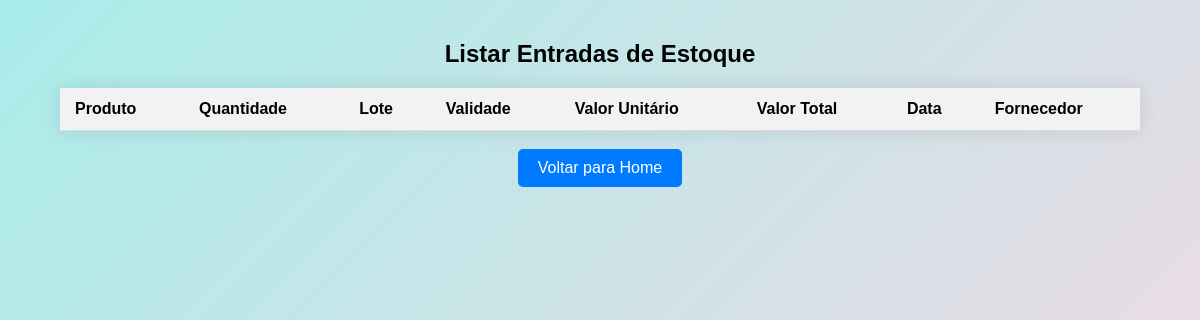
/listar_entradas/, run on an earlier commit of the app's database.
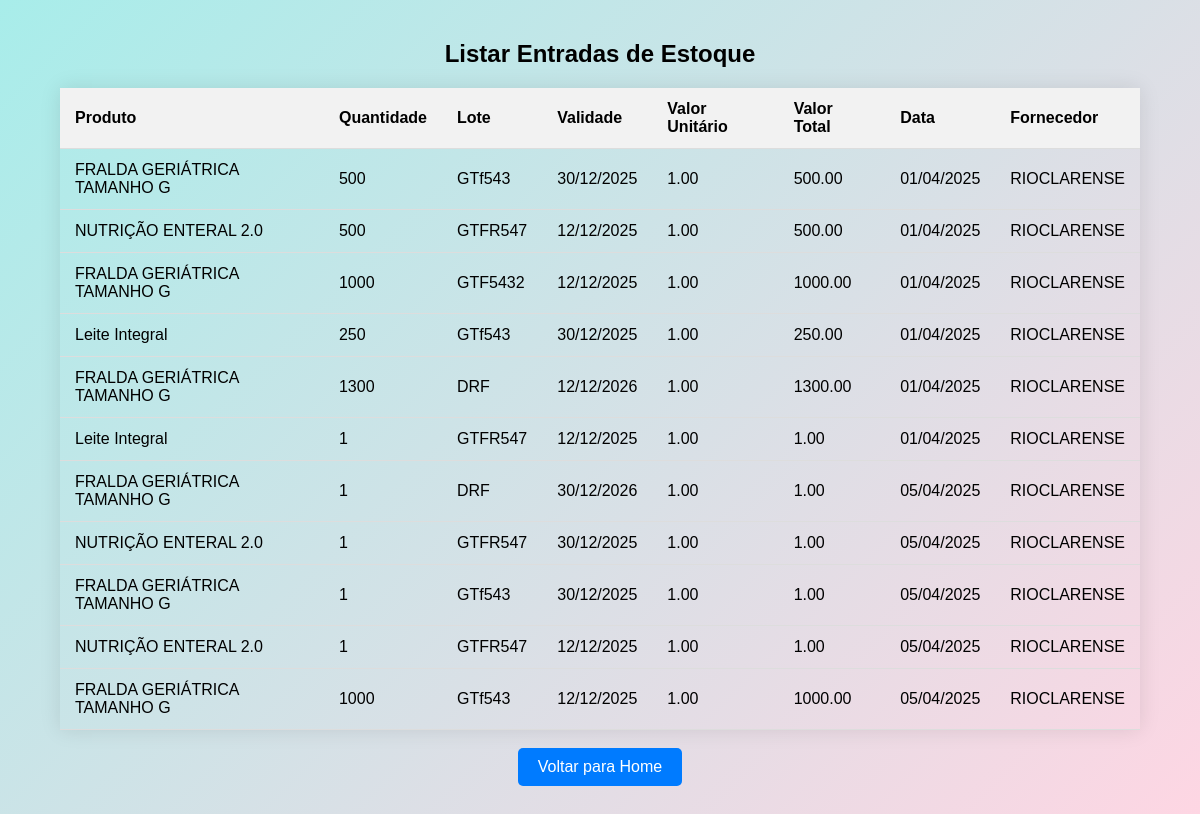
And on a later commit of the database.
### sgis/models.py (models this page shows, shortened)
class ItemEntradaEstoque(models.Model):
    entrada = models.ForeignKey(EntradaEstoque, on_delete=models.CASCADE, related_name='itens')
    produto = models.ForeignKey('Produto', on_delete=models.CASCADE)
    lote = models.CharField(max_length=100)
    quantidade = models.IntegerField()
    quantidade_disponivel = models.IntegerField(default=0)
    valor_unitario = models.DecimalField(max_digits=10, decimal_places=2)
    validade = models.DateField(default=timezone.now)
    @property
    def valor_total(self):
        return self.quantidade * self.valor_unitario

class Produto(models.Model):
    descricao = models.CharField(max_length=255, verbose_name="Descrição")
    apresentacao = models.CharField(max_length=50, verbose_name="Apresentação")
    fabricante = models.ForeignKey(Fabricante, on_delete=models.CASCADE)
    estoque = models.IntegerField(default=0)  # Adicionado o campo estoque

class EntradaEstoque(models.Model):
    nota_fiscal = models.ForeignKey(NotaFiscal, on_delete=models.CASCADE)  # Apenas uma vez
    data_entrada = models.DateField(default=timezone.now)

class NotaFiscal(models.Model):
    fornecedor = models.ForeignKey(Fornecedor, on_delete=models.CASCADE)
    data_nota = models.DateField(verbose_name="Data da Nota Fiscal")
    valor_total = models.DecimalField(max_digits=10, decimal_places=2, verbose_name="Valor Total", default=0.00)
    numero_nota_fiscal = models.CharField(max_length=20, verbose_name="Número da Nota Fiscal", default=000)

class Fornecedor(models.Model):
    nome = models.CharField(max_length=250)
    cnpj = models.CharField(max_length=14)
    endereco = models.CharField(max_length=250, verbose_name="Endereço")
    telefone = models.CharField(max_length=20)

### sgis/views.py (the view)
# urls.py: path('listar_entradas/', views.listar_entradas, name='listar_entradas'),
def listar_entradas(request):
    entradas = EntradaEstoque.objects.all()
    return render(request, 'sgis/listar_entradas.html', {'entradas': entradas})

### sgis/templates/sgis/listar_entradas.html (shortened to what this page needs)
{% load static %}
<!DOCTYPE html>
<html>
<head>
    <link rel="stylesheet" href="{% static 'css/style.css' %}">
</head>
<body>
    <div class="content">
        <h2>Listar Entradas de Estoque</h2>
        <table>
            <thead>
                <tr>
                    <th>Produto</th>
                    <th>Quantidade</th>
                    <th>Lote</th>
                    <th>Validade</th>
                    <th>Valor Unitário</th>
                    <th>Valor Total</th>
                    <th>Data</th>
                    <th>Fornecedor</th>
                </tr>
            </thead>
            <tbody>
                {% for entrada in entradas %}
                    {% for item in entrada.itens.all %}
                        <tr>
                            <td>{{ item.produto.descricao }}</td>
                            <td>{{ item.quantidade }}</td>
                            <td>{{ item.lote }}</td>
                            <td>{{ item.validade|date:"d/m/Y" }}</td>
                            <td>{{ item.valor_unitario }}</td>
                            <td>{{ item.valor_total}}</td>
                            <td>{{ entrada.nota_fiscal.data_nota|date:"d/m/Y" }}</td>
                            <td>{{ entrada.nota_fiscal.fornecedor.nome }}</td>
                        </tr>
                    {% endfor %}
                {% endfor %}
            </tbody>
        </table>
        <br>
        <a href="{% url 'home' %}" class="home-button">Voltar para Home</a>
    </div>
</body>
</html>

What changed in the data, as far as the page shows it:
added EntradaEstoque: nota_fiscal.data_nota "01/04/2025", nota_fiscal.fornecedor.nome "RIOCLARENSE"
added ItemEntradaEstoque: produto.descricao "FRALDA GERIÁTRICA TAMANHO G", quantidade "500", lote "GTf543", validade "30/12/2025", valor_unitario "1.00", valor_total "500.00"
added ItemEntradaEstoque: produto.descricao "NUTRIÇÃO ENTERAL 2.0", quantidade "500", lote "GTFR547", validade "12/12/2025", valor_unitario "1.00", valor_total "500.00"
added EntradaEstoque: nota_fiscal.data_nota "01/04/2025", nota_fiscal.fornecedor.nome "RIOCLARENSE"
added ItemEntradaEstoque: produto.descricao "FRALDA GERIÁTRICA TAMANHO G", quantidade "1000", lote "GTF5432", validade "12/12/2025", valor_unitario "1.00", valor_total "1000.00"
added EntradaEstoque: nota_fiscal.data_nota "01/04/2025", nota_fiscal.fornecedor.nome "RIOCLARENSE"
added ItemEntradaEstoque: produto.descricao "Leite Integral", quantidade "250", lote "GTf543", validade "30/12/2025", valor_unitario "1.00", valor_total "250.00"
added EntradaEstoque: nota_fiscal.data_nota "01/04/2025", nota_fiscal.fornecedor.nome "RIOCLARENSE"
added ItemEntradaEstoque: produto.descricao "FRALDA GERIÁTRICA TAMANHO G", quantidade "1300", lote "DRF", validade "12/12/2026", valor_unitario "1.00", valor_total "1300.00"
added ItemEntradaEstoque: produto.descricao "Leite Integral", quantidade "1", lote "GTFR547", validade "12/12/2025", valor_unitario "1.00", valor_total "1.00"
added EntradaEstoque: nota_fiscal.data_nota "05/04/2025", nota_fiscal.fornecedor.nome "RIOCLARENSE"
added ItemEntradaEstoque: produto.descricao "FRALDA GERIÁTRICA TAMANHO G", quantidade "1", lote "DRF", validade "30/12/2026", valor_unitario "1.00", valor_total "1.00"
added ItemEntradaEstoque: produto.descricao "NUTRIÇÃO ENTERAL 2.0", quantidade "1", lote "GTFR547", validade "30/12/2025", valor_unitario "1.00", valor_total "1.00"
added EntradaEstoque: nota_fiscal.data_nota "05/04/2025", nota_fiscal.fornecedor.nome "RIOCLARENSE"
added ItemEntradaEstoque: produto.descricao "FRALDA GERIÁTRICA TAMANHO G", quantidade "1", lote "GTf543", validade "30/12/2025", valor_unitario "1.00", valor_total "1.00"
added ItemEntradaEstoque: produto.descricao "NUTRIÇÃO ENTERAL 2.0", quantidade "1", lote "GTFR547", validade "12/12/2025", valor_unitario "1.00", valor_total "1.00"
added EntradaEstoque: nota_fiscal.data_nota "05/04/2025", nota_fiscal.fornecedor.nome "RIOCLARENSE"
added ItemEntradaEstoque: produto.descricao "FRALDA GERIÁTRICA TAMANHO G", quantidade "1000", lote "GTf543", validade "12/12/2025", valor_unitario "1.00", valor_total "1000.00"
